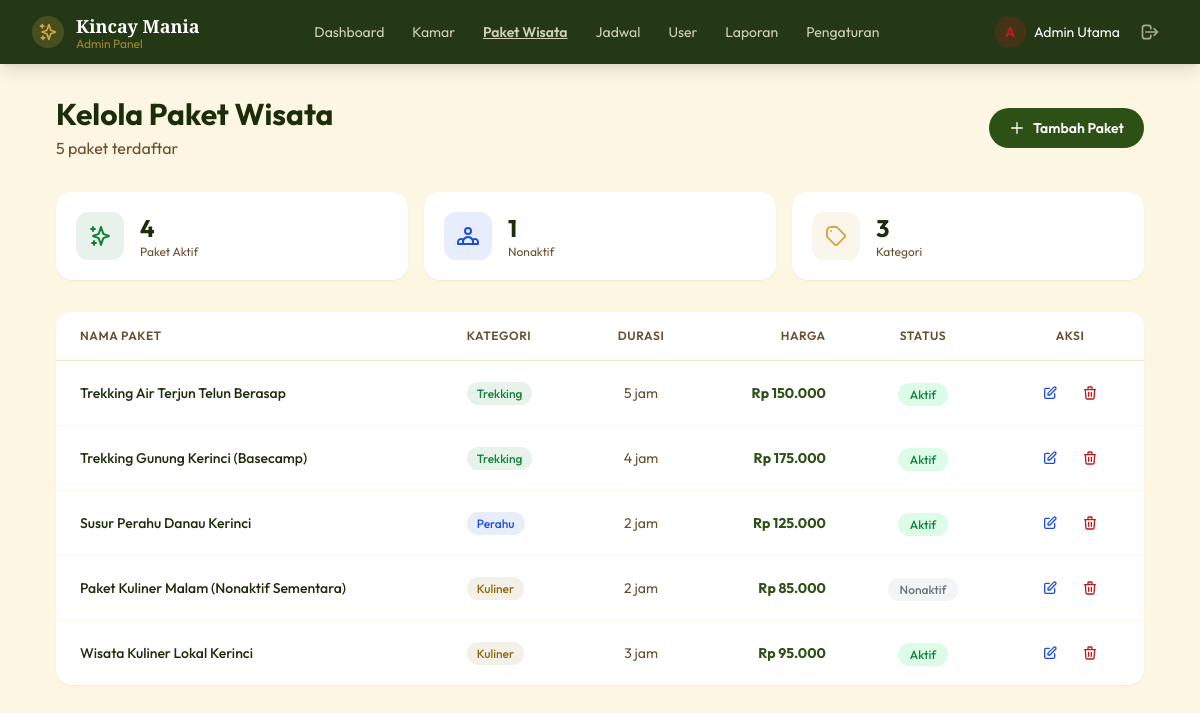
Screenshot of /admin/kelola_paket.php (signed in) with the database file from the repository.
### tables this page shows
CREATE TABLE paket_wisata (
  id INT AUTO_INCREMENT PRIMARY KEY,
  nama VARCHAR(150) NOT NULL,
  kategori ENUM('trekking','perahu','kuliner') NOT NULL,
  deskripsi TEXT,
  harga DECIMAL(12,2) NOT NULL,
  durasi VARCHAR(50) NULL,
  jam_mulai TIME NULL,
  titik_kumpul VARCHAR(150) NULL,
  termasuk TEXT NULL,
  foto VARCHAR(255),
  status ENUM('aktif','nonaktif') NOT NULL DEFAULT 'aktif'
);

### config/database.php (called while the page is built, shortened)
<?php
function db(): PDO {
    static $pdo = null;
    if ($pdo === null) {
        $dsn = 'mysql:host=' . DB_HOST
             . ';dbname=' . DB_NAME
             . ';charset=' . DB_CHARSET;
        $options = [
            PDO::ATTR_ERRMODE            => PDO::ERRMODE_EXCEPTION,
            PDO::ATTR_DEFAULT_FETCH_MODE => PDO::FETCH_ASSOC,
            PDO::ATTR_EMULATE_PREPARES   => false,
        ];
        try {
            $pdo = new PDO($dsn, DB_USER, DB_PASS, $options);
        } catch (PDOException $e) {
            error_log('[DB Error] ' . $e->getMessage());
            http_response_code(503);
            die(<<<HTML
<!DOCTYPE html>
<html lang="id">
<head><meta charset="UTF-8"><title>Koneksi Database Gagal</title>
<style>body{font-family:sans-serif;display:flex;align-items:center;justify-content:center;min-height:100vh;background:#FDF6E3;margin:0;}
.box{text-align:center;padding:2rem;background:white;border-radius:1rem;box-shadow:0 4px 20px rgba(0,0,0,.1);max-width:400px;}
h1{color:#B91C1C;margin-bottom:.5rem;}p{color:#6B4E2E;}</style>
</head>
<body><div class="box">
<h1>⚠ Layanan Tidak Tersedia</h1>
<p>Tidak dapat terhubung ke database. Pastikan XAMPP (MySQL) sudah berjalan dan konfigurasi di <code>config/database.php</code> sudah benar.</p>
</div></body></html>
HTML);
        }
    }
    return $pdo;
}

### config/config.php (called while the page is built, shortened)
<?php
require_once __DIR__ . '/database.php';
function e($string) {
    return htmlspecialchars($string ?? '', ENT_QUOTES, 'UTF-8');
}
function format_rupiah($angka) {
    return 'Rp ' . number_format($angka, 0, ',', '.');
}

### admin/kelola_paket.php (the view, shortened to what this page needs)
<?php
require_once __DIR__ . '/../config/config.php';
$stmt = db()->query('SELECT id, nama, kategori, harga, durasi, status FROM paket_wisata ORDER BY kategori, nama');
$paketList = $stmt->fetchAll();
$kategoriColors = ['trekking' => 'bg-success/10 text-success', 'perahu' => 'bg-info/10 text-info', 'kuliner' => 'bg-secondary/10 text-secondary'];
$countAktif = 0;
foreach ($paketList as $p) { if ($p['status'] === 'aktif') $countAktif++; }
include __DIR__ . '/../includes/header.php';
include __DIR__ . '/../includes/navbar_admin.php';
?>
    <section class="pt-24 pb-16 bg-cream min-h-screen">
        <div class="max-w-6xl mx-auto px-4 sm:px-6 lg:px-8">
            <div class="flex flex-col sm:flex-row justify-between items-start sm:items-center gap-4 mb-8">
                <div><h1 class="font-sans text-3xl text-dark font-bold">Kelola Paket Wisata</h1><p class="text-earth mt-1"><?= count($paketList) ?> paket terdaftar</p></div>
                <a href="<?= BASE_URL ?>/admin/paket_form.php" class="px-5 py-2.5 bg-primary hover:bg-primary-light text-white font-semibold rounded-full transition-all hover:shadow-lg text-sm flex items-center gap-2"><svg class="w-4 h-4" fill="none" stroke="currentColor" viewBox="0 0 24 24"><path stroke-linecap="round" stroke-linejoin="round" stroke-width="2" d="M12 4v16m8-8H4"/></svg> Tambah Paket</a>
            </div>
            <div class="grid grid-cols-1 sm:grid-cols-3 gap-4 mb-8">
                <div class="bg-white rounded-2xl p-5 shadow-sm flex items-center gap-4"><div class="w-12 h-12 rounded-xl bg-success/10 flex items-center justify-center"><svg class="w-6 h-6 text-success" fill="none" stroke="currentColor" viewBox="0 0 24 24"><path stroke-linecap="round" stroke-linejoin="round" stroke-width="2" d="M5 3v4M3 5h4M6 17v4m-2-2h4m5-16l2.286 6.857L21 12l-5.714 2.143L13 21l-2.286-6.857L5 12l5.714-2.143L13 3z"/></svg></div><div><p class="text-2xl font-bold text-dark"><?= $countAktif ?></p><p class="text-xs text-earth">Paket Aktif</p></div></div>
                <div class="bg-white rounded-2xl p-5 shadow-sm flex items-center gap-4"><div class="w-12 h-12 rounded-xl bg-info/10 flex items-center justify-center"></div><div><p class="text-2xl font-bold text-dark"><?= count($paketList) - $countAktif ?></p><p class="text-xs text-earth">Nonaktif</p></div></div>
                <div class="bg-white rounded-2xl p-5 shadow-sm flex items-center gap-4"><div class="w-12 h-12 rounded-xl bg-accent/10 flex items-center justify-center"><svg class="w-6 h-6 text-accent" fill="none" stroke="currentColor" viewBox="0 0 24 24"><path stroke-linecap="round" stroke-linejoin="round" stroke-width="2" d="M7 7h.01M7 3h5c.512 0 1.024.195 1.414.586l7 7a2 2 0 010 2.828l-7 7a2 2 0 01-2.828 0l-7-7A1.994 1.994 0 013 12V7a4 4 0 014-4z"/></svg></div><div><p class="text-2xl font-bold text-dark">3</p><p class="text-xs text-earth">Kategori</p></div></div>
            </div>
            <div class="bg-white rounded-2xl shadow-sm overflow-hidden">
                <div class="overflow-x-auto">
                    <table class="w-full">
                        <thead><tr class="bg-white border-b border-cream-dark">
                            <th class="px-6 py-4 text-left text-xs font-semibold text-earth uppercase tracking-wider">Nama Paket</th>
                            <th class="px-6 py-4 text-left text-xs font-semibold text-earth uppercase tracking-wider">Kategori</th>
                            <th class="px-6 py-4 text-center text-xs font-semibold text-earth uppercase tracking-wider">Durasi</th>
                            <th class="px-6 py-4 text-right text-xs font-semibold text-earth uppercase tracking-wider">Harga</th>
                            <th class="px-6 py-4 text-center text-xs font-semibold text-earth uppercase tracking-wider">Status</th>
                            <th class="px-6 py-4 text-center text-xs font-semibold text-earth uppercase tracking-wider">Aksi</th>
                        </tr></thead>
                        <tbody class="divide-y divide-cream">
                            <?php foreach ($paketList as $p): ?>
                            <tr class="hover:bg-cream/30 transition-colors">
                                <td class="px-6 py-4 text-sm font-medium text-dark"><?= e($p['nama']) ?></td>
                                <td class="px-6 py-4 text-sm"><span class="px-2.5 py-1 <?= $kategoriColors[$p['kategori']] ?? 'bg-earth/10 text-earth' ?> text-xs font-medium rounded-full"><?= ucfirst(e($p['kategori'])) ?></span></td>
                                <td class="px-6 py-4 text-sm text-center text-earth"><?= e($p['durasi'] ?? '-') ?></td>
                                <td class="px-6 py-4 text-sm text-right font-bold text-primary"><?= format_rupiah($p['harga']) ?></td>
                                <td class="px-6 py-4 text-center"><span class="px-3 py-1 <?= $p['status'] === 'aktif' ? 'bg-success-light text-success' : 'bg-gray-100 text-gray-500' ?> text-xs font-medium rounded-full"><?= ucfirst($p['status']) ?></span></td>
                                <td class="px-6 py-4 text-center">
                                    <div class="flex items-center justify-center gap-2">
                                        <a href="<?= BASE_URL ?>/admin/paket_form.php?id=<?= $p['id'] ?>" class="p-2 text-info hover:bg-info/10 rounded-lg transition-colors" title="Edit"><svg class="w-4 h-4" fill="none" stroke="currentColor" viewBox="0 0 24 24"><path stroke-linecap="round" stroke-linejoin="round" stroke-width="2" d="M11 5H6a2 2 0 00-2 2v11a2 2 0 002 2h11a2 2 0 002-2v-5m-1.414-9.414a2 2 0 112.828 2.828L11.828 15H9v-2.828l8.586-8.586z"/></svg></a>
                                        <form method="POST" action="<?= BASE_URL ?>/admin/kelola_paket.php" class="inline"><?= csrf_field() ?><input type="hidden" name="paket_id" value="<?= $p['id'] ?>"><button type="submit" name="hapus_paket" class="p-2 text-danger hover:bg-danger/10 rounded-lg transition-colors" title="Nonaktifkan" onclick="return confirm('Nonaktifkan paket <?= e($p['nama']) ?>?')"><svg class="w-4 h-4" fill="none" stroke="currentColor" viewBox="0 0 24 24"><path stroke-linecap="round" stroke-linejoin="round" stroke-width="2" d="M19 7l-.867 12.142A2 2 0 0116.138 21H7.862a2 2 0 01-1.995-1.858L5 7m5 4v6m4-6v6m1-10V4a1 1 0 00-1-1h-4a1 1 0 00-1 1v3M4 7h16"/></svg></button></form>
                                    </div>
                                </td>
                            </tr>
                            <?php endforeach; ?>
                        </tbody>
                    </table>
                </div>
            </div>
        </div>
    </section>
<?php include __DIR__ . '/../includes/footer.php'; ?>

### rows the page displays
paket_wisata: nama "Trekking Air Terjun Telun Berasap", kategori "Trekking", durasi "5 jam", harga "Rp 150.000", status "Aktif"
paket_wisata: nama "Trekking Gunung Kerinci (Basecamp)", kategori "Trekking", durasi "4 jam", harga "Rp 175.000", status "Aktif"
paket_wisata: nama "Susur Perahu Danau Kerinci", kategori "Perahu", durasi "2 jam", harga "Rp 125.000", status "Aktif"
paket_wisata: nama "Paket Kuliner Malam (Nonaktif Sementara)", kategori "Kuliner", durasi "2 jam", harga "Rp 85.000", status "Nonaktif"
paket_wisata: nama "Wisata Kuliner Lokal Kerinci", kategori "Kuliner", durasi "3 jam", harga "Rp 95.000", status "Aktif"

### other values shown
substr($_SESSION['nama'] ?? 'A', 0, 1) "A"
$_SESSION['nama'] "Admin Utama"
count($paketList) "5"
$countAktif "4"
count($paketList) - $countAktif "1"
